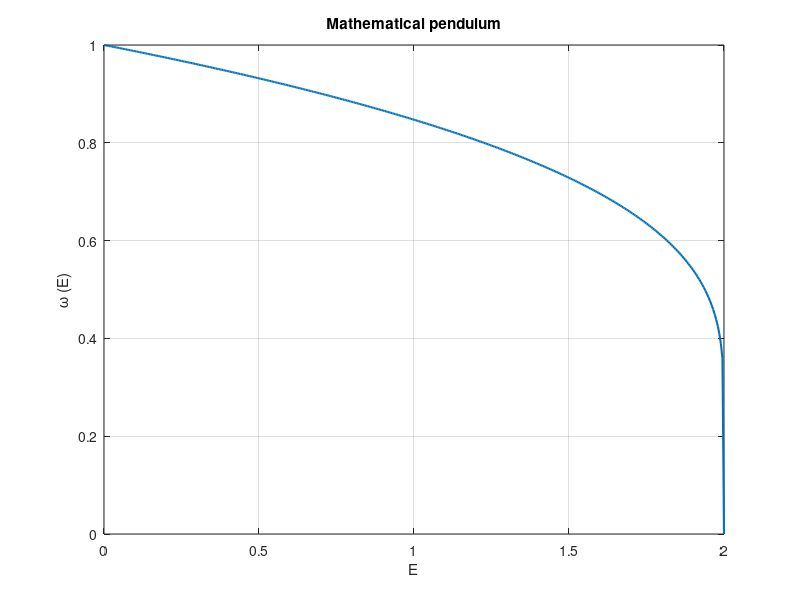

This chart was generated by the following MATLAB code:
# Mathematical pendulum
# Libration frequency versus energy

E = 0.0:0.005:2.0
plot(E, (pi/2)*(ellipke(E/2)).^(-1), "linewidth", 1.5)

grid on
title "Mathematical pendulum"
xlabel "E"
ylabel('\omega (E)', 'interpreter', 'tex')

